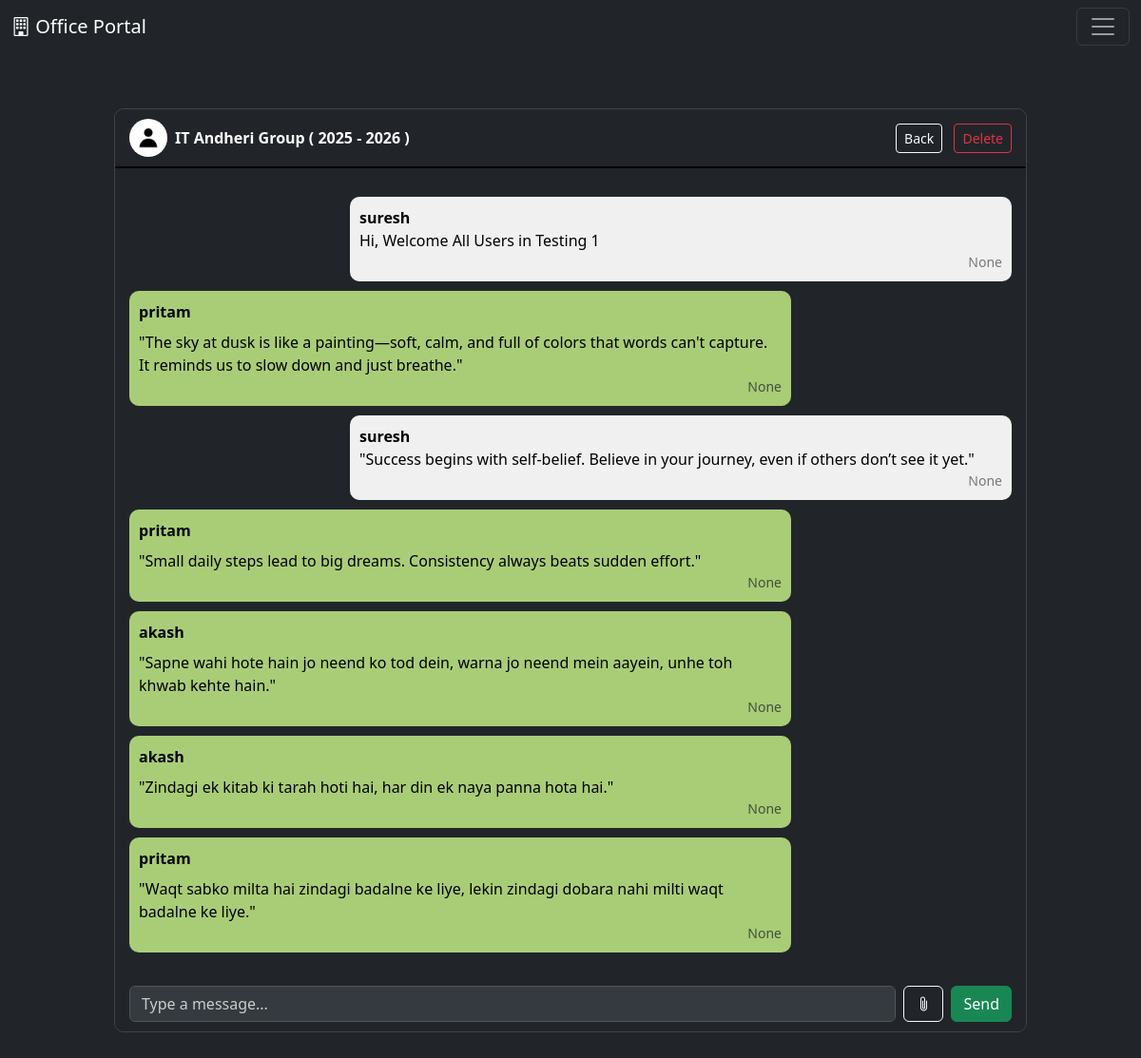
The page /chats-open/18/ (signed in) on the database as committed earlier.
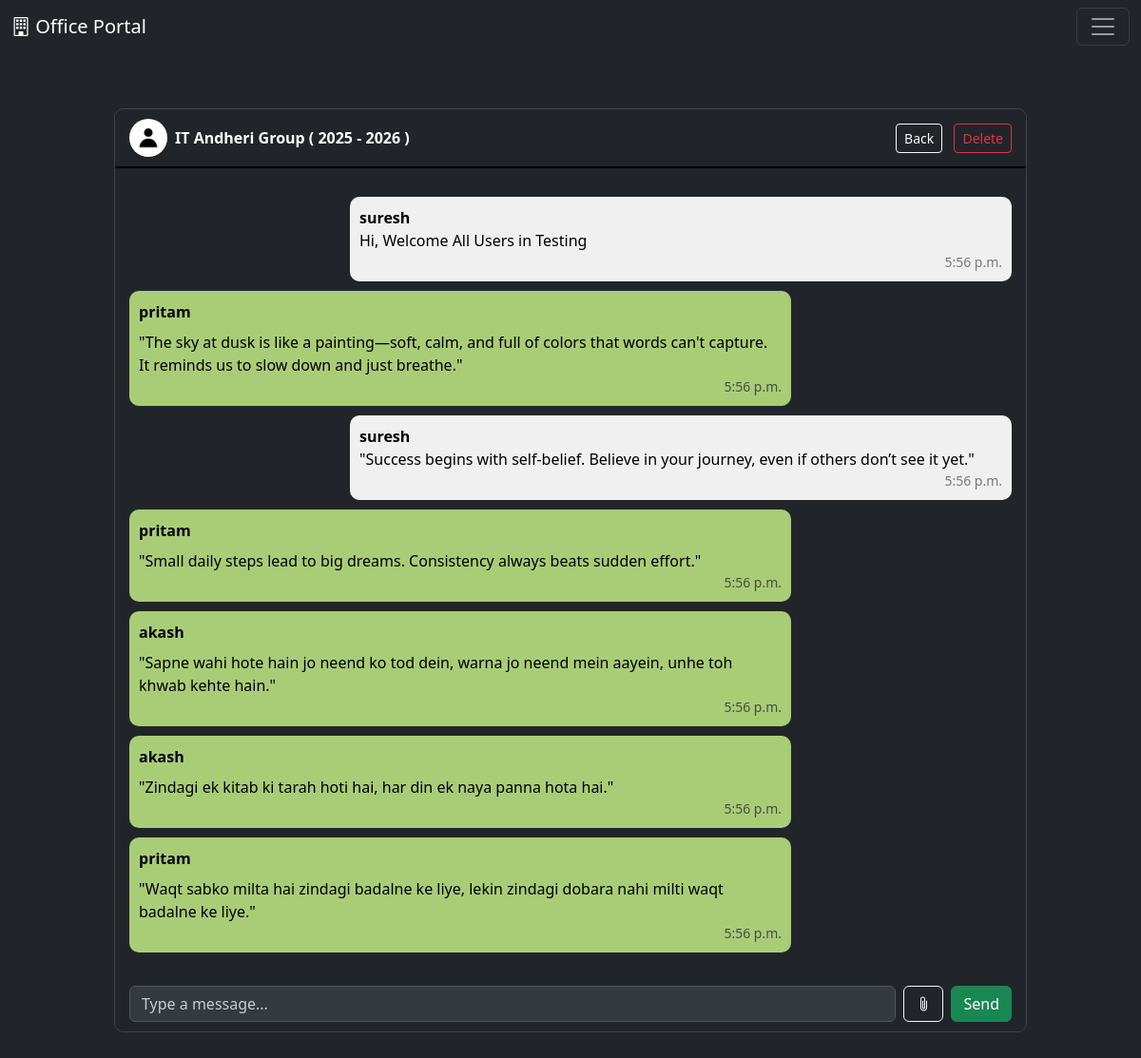
The same page on the database as committed later.
### home/models.py (models this page shows, shortened)
class CGChartModel(models.Model):
    CGC_ChatLink = models.ForeignKey(CategoryGroupModel, on_delete=models.CASCADE)
    CGC_UserName = models.CharField(max_length=300)
    CGC_Text = models.CharField(max_length=7000, blank=True, null=True)
    CGC_Image = models.ImageField(upload_to='Images/', blank=True, null=True)
    CGC_File = models.FileField(upload_to='File/', blank=True, null=True)
    CGC_Video = models.FileField(upload_to='Video/', blank=True, null=True)
    CGC_Date = models.DateField(default=timezone.now)
    CGC_Time = models.TimeField(default=get_current_ist_time)

### home/views.py (the view, shortened to what this page needs)
# urls.py: path('chats-open/<str:groupname>/', views.openChatsPageFunction, name='OpenChats'),
def openChatsPageFunction(request, groupname):
    objOfGroup = CategoryGroupModel.objects.get(id = groupname)
    objOfChat = CGChartModel.objects.filter(CGC_ChatLink = groupname)
    objOfProfile = Profile.objects.get(name = request.user.id)
    groupName = objOfGroup.CGM_Name
    GroupImage = objOfGroup.CGM_Image
    lstOfUserData = []
    for OOC in objOfChat:
        if OOC.CGC_UserName == request.user.username:
            lstOfUserData += [1]
        else:
            lstOfUserData += [0]
    ObjectOFNewChat = zip(objOfChat, lstOfUserData)
    UserCategory = objOfProfile.user_category
    context = {
        'ObjectOFNewChat' : ObjectOFNewChat,
        'groupName' : groupName,
        'GroupImage' : GroupImage,
        'UserCategory' : UserCategory,
    }
    return render(request, 'openChat.html', context)

### home/navbar.py (called while the page is built)
def NavbarFunction(request):
    if request.user.is_authenticated:
        User_Profile = Profile.objects.get(name = request.user.id)
        return {
            "Category" : User_Profile.user_category,
        }
    return {
        "Category" : "Employee",
    }

### templates/openChat.html (shortened to what this page needs)
{% extends 'base.html' %}
{% block body %}
<div class="chat-container bg-dark">
    <div class="chat-navbar text-white bg-dark" style="border-bottom: 2px solid black;">
      <div class="d-flex align-items-center">
        <img src="/media/{{ GroupImage }}" class="rounded-circle me-2" width="40" height="40" alt="Profile">
        <span class="fw-bold">{{ groupName|truncatechars:80 }}</span>
      </div>
      <div>
        <a href="{% url 'Chats' %}" class="btn btn-outline-light btn-sm me-2">Back</a>
        {% if UserCategory == 'Owner' %}
          <button class="btn btn-outline-danger btn-sm">Delete</button>
        {% endif %}
      </div>
    </div>
    <div class="chat-body text-black" id="chat-body">
      <div class="text-center text-muted small">TUESDAY</div>
      {% for OC1, OC2 in ObjectOFNewChat %}
        {% if OC2 == 0 %}
          <div class="msg">
            <strong>{{ OC1.CGC_UserName }}</strong>
            <p class="mt-2 mb-0">
              {{ OC1.CGC_Text }}
            </p>
            <div class="text-end text-muted small">
              {{ OC1.CGC_Time }}
            </div>
          </div>
        {% elif OC2 == 1 %}
          <div class="msg other">
            <strong>{{ OC1.CGC_UserName }}</strong>
            <p class="mb-0">
              {{ OC1.CGC_Text }}
            </p>
            <div class="text-end text-black-50 small">
              {{ OC1.CGC_Time }}
            </div>
          </div>
        {% endif %}
      {% endfor %}
    </div>
    <form method="POST" enctype="multipart/form-data">
      <div class="chat-footer bg-dark d-flex align-items-center">
        <input type="text" id="textInput" name="CGC_Data_Form" class="form-control me-2" placeholder="Type a message...">
        <button class="btn btn-outline-light me-2" data-bs-toggle="modal" data-bs-target="#attachModal">
          <i class="bi bi-paperclip"></i>
        </button>
        <button class="btn btn-success">Send</button>
      </div>
    </form>
  </div>
{% endblock %}

Rows that differ between the two databases and show on the page:
changed CGChartModel: CGC_Text "Hi, Welcome All Users in Testing 1" → "Hi, Welcome All Users in Testing"; CGC_Time "None" → "5:56 p.m."
changed CGChartModel (number 2 of 7 on the later page): CGC_Time "None" → "5:56 p.m."
changed CGChartModel (number 3 of 7 on the later page): CGC_Time "None" → "5:56 p.m."
changed CGChartModel "\"Small daily steps lead to big dreams. Consistency always beats sudden effort.\"": CGC_Time "None" → "5:56 p.m."
changed CGChartModel (number 5 of 7 on the later page): CGC_Time "None" → "5:56 p.m."
changed CGChartModel "\"Zindagi ek kitab ki tarah hoti hai, har din ek naya panna hota hai.\"": CGC_Time "None" → "5:56 p.m."
changed CGChartModel (number 7 of 7 on the later page): CGC_Time "None" → "5:56 p.m."
